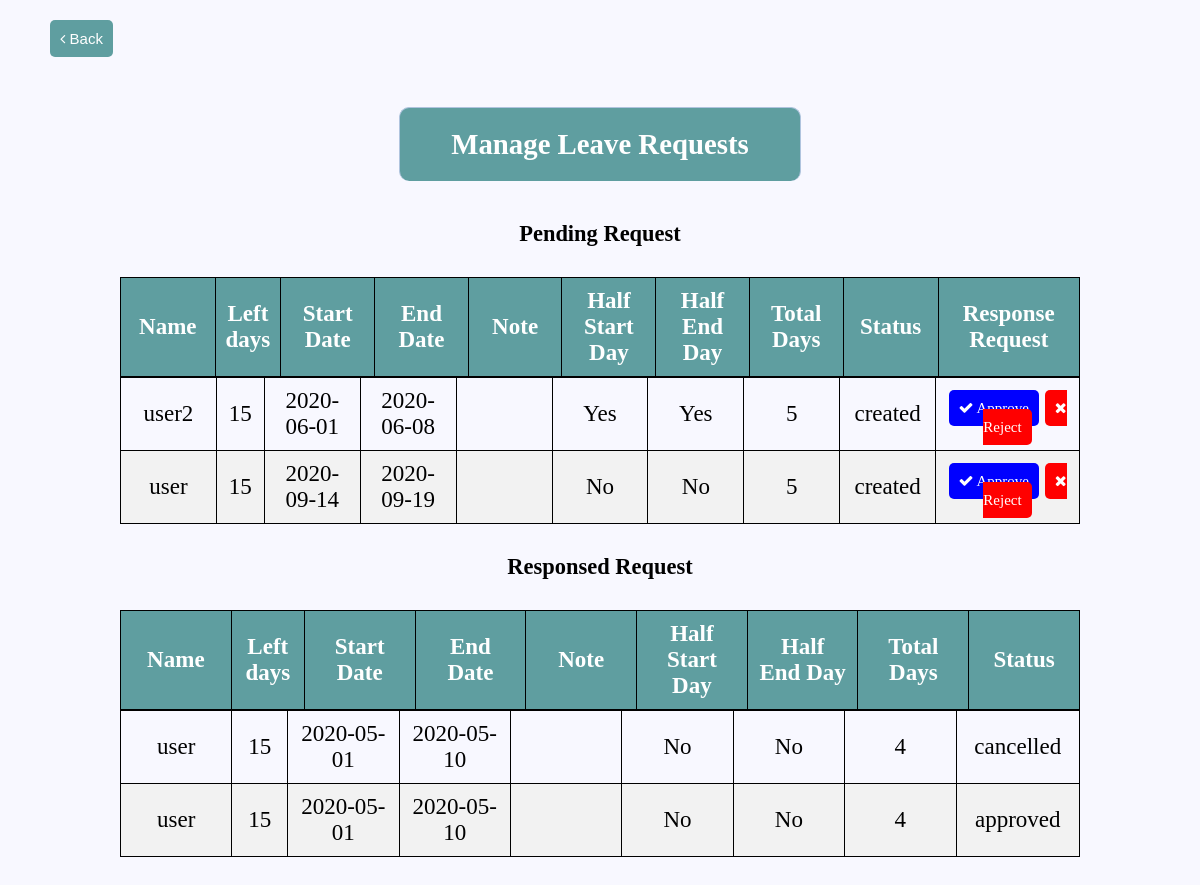
/admin_leave_list.php, run on an earlier commit of the app's database.
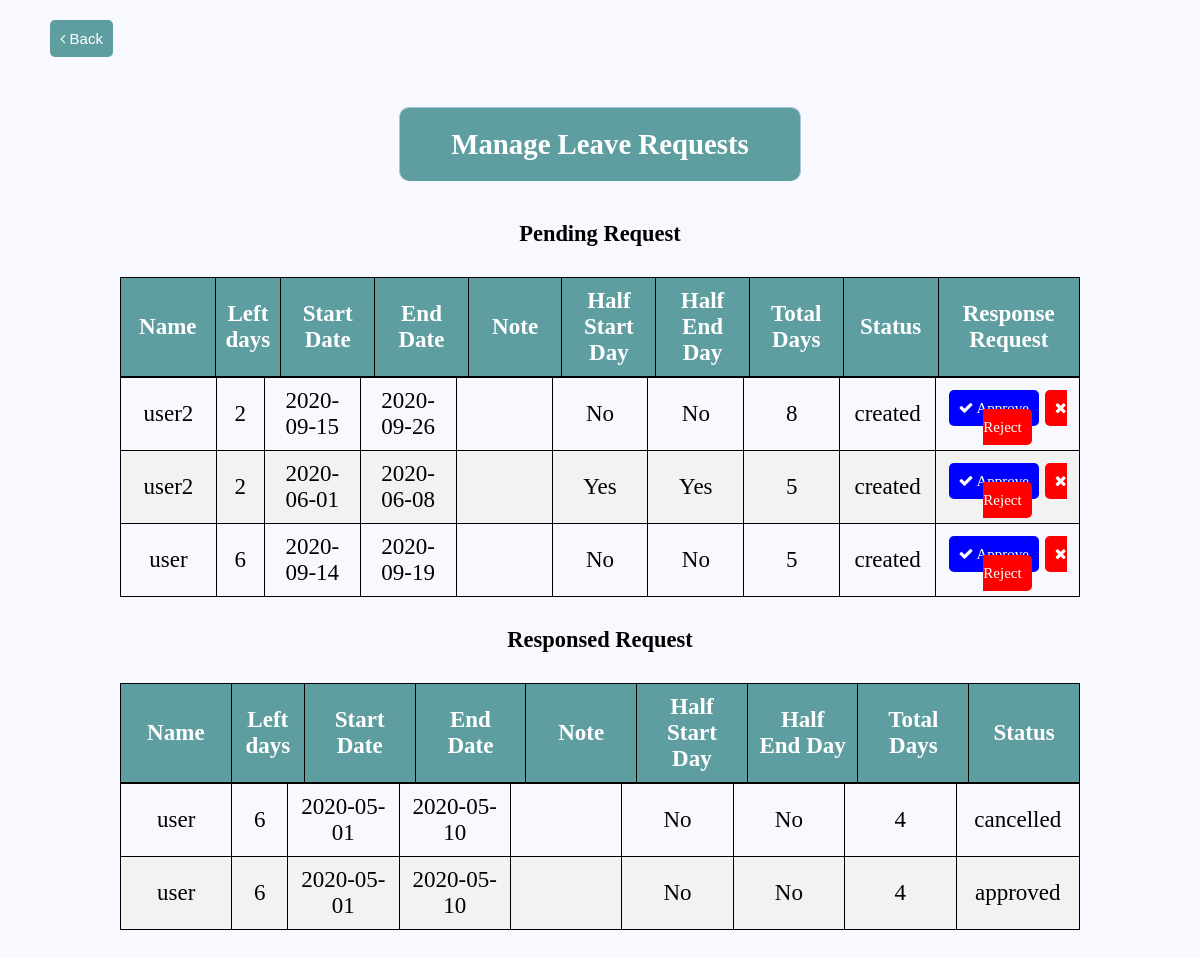
And on a later commit of the database.
### tables this page shows
CREATE TABLE IF NOT EXISTS `leaves` (
  `leave_id` int(11) NOT NULL AUTO_INCREMENT,
  `id` int(11) NOT NULL,
  `username` varchar(255) DEFAULT NULL,
  `start_date` date NOT NULL,
  `end_date` date NOT NULL,
  `note` text,
  `half_begin` tinyint(1) DEFAULT '0',
  `half_end` tinyint(1) DEFAULT '0',
  `days` float DEFAULT NULL,
  `status` varchar(255) DEFAULT 'created',
  `admin_active` tinyint(1) DEFAULT '1',
  `leave_type` varchar(20) DEFAULT 'annual leave',
  PRIMARY KEY (`leave_id`),
  KEY `id` (`id`)
);

CREATE TABLE IF NOT EXISTS `users` (
  `id` int(11) NOT NULL AUTO_INCREMENT,
  `username` varchar(255) NOT NULL,
  `email` varchar(255) NOT NULL,
  `password` varchar(255) NOT NULL,
  `type` varchar(20) DEFAULT 'normal',
  `annual_leave` float DEFAULT '15',
  `medical_leave` float DEFAULT '18',
  PRIMARY KEY (`id`)
);

### admin_leave_list.php (the view, shortened to what this page needs)
<?php include('server.php'); ?>
<!DOCTYPE html>
<html lang="en">
<head>
    <link rel="stylesheet" type="text/css" href="style.css">
</head>
<body>
    <a href="index.php"><button name="back" class="btn" style="margin-top: 20px; margin-left: 50px"><i class="fa fa-angle-left"></i> Back </button></a>
    <div class="header" style="border-radius: 10px;">
        <h2>Manage Leave Requests</h2>
    </div>
    <h3 style="text-align: center;margin-top: 40px;margin-bottom:30px">Pending Request</h3>
    <table style="margin-top: 25px;">
        <tr>
            <th>Name</th>
            <th style="width: 5%;">Left days</th>
            <th>Start Date</th>
            <th>End Date</th>
            <th>Note</th>
            <th>Half Start Day</th>
            <th>Half End Day</th>
            <th>Total Days</th>
            <th>Status</th>
            <th style="width: 15%;">Response Request</th>
        </tr>
        <?php
        $query = "SELECT * FROM leaves WHERE admin_active=1 ORDER BY leave_id DESC;";
        $result = mysqli_query($db, $query);
        echo "<table>";
        while ($row = mysqli_fetch_array($result)) {
            $query = "SELECT * FROM users WHERE username='{$row['username']}';";
            $user = mysqli_query($db, $query);
            $user = mysqli_fetch_assoc($user);
            if ($row['status'] == 'cancelling') {
                echo "<tr><td>" . $row['username'] . "</td><td style='width: 5%;'>" . $user['annual_leave'] . "</td><td>" . $row['start_date'] . "</td><td>" . $row['end_date'] . "</td><td>" . $row['note'] . "</td><td>", ($row['half_begin']) ? 'Yes' : 'No', "</td><td>", ($row['half_end']) ? 'Yes' : 'No', "</td><td>" . $row['days'] . "</td><td>" . $row['status']
                    . "</td><td style='width: 15%'><a onclick=\"return confirm('Are you sure to approve cancelling?')\" href='server.php?approve_cancel={$row['leave_id']}' class='btn' style='background-color: blue; text-decoration: none;'><i class='fa fa-check'></i> Approve cancel request</a> </td></tr>";
            } else {
                echo "<tr><td>" . $row['username'] . "</td><td style='width: 5%;'>" . $user['annual_leave'] . "</td><td>" . $row['start_date'] . "</td><td>" . $row['end_date'] . "</td><td>" . $row['note'] . "</td><td>", ($row['half_begin']) ? 'Yes' : 'No', "</td><td>", ($row['half_end']) ? 'Yes' : 'No', "</td><td>" . $row['days'] . "</td><td>" . $row['status']
                    . "</td><td style='width: 15%'><a onclick=\"return confirm('Are you sure to approve?')\" href='server.php?approve={$row['leave_id']}' class='btn' style='background-color: blue; text-decoration: none;'><i class='fa fa-check'></i> Approve</a>
                <a onclick=\"return confirm('Are you sure to reject?')\" href='server.php?reject={$row['leave_id']}' class='btn' style='background-color: red; text-decoration: none;'><i class='fa fa-close'></i> Reject</a></td></tr>";
            }
        }
        echo "</table>";
        ?>
    </table>
    <h3 style="text-align: center; margin-top: 30px; margin-bottom:30px">Responsed Request</h3>
    <table style="margin-top: 25px;">
        <tr>
            <th>Name</th>
            <th style="width: 5%;">Left days</th>
            <th>Start Date</th>
            <th>End Date</th>
            <th>Note</th>
            <th>Half Start Day</th>
            <th>Half End Day</th>
            <th>Total Days</th>
            <th>Status</th>
        </tr>
        <?php
        $query = "SELECT * FROM leaves WHERE admin_active=0 ORDER BY leave_id DESC;";
        $result = mysqli_query($db, $query);
        echo "<table>";
        while ($row = mysqli_fetch_array($result)) {
            $query = "SELECT * FROM users WHERE username='{$row['username']}';";
            $user = mysqli_query($db, $query);
            $user = mysqli_fetch_assoc($user);
            echo "<tr><td>" . $row['username'] . "</td><td style='width: 5%;'>" . $user['annual_leave'] . "</td><td>" . $row['start_date'] . "</td><td>" . $row['end_date'] . "</td><td>" . $row['note'] . "</td><td>", ($row['half_begin']) ? 'Yes' : 'No', "</td><td>", ($row['half_end']) ? 'Yes' : 'No', "</td><td>" . $row['days'] . "</td><td>" . $row['status'] . "</td></tr>";
        }
        echo "</table>";
        ?>
    </table>
    <br>
    <br>
</body>
</html>

### server.php (shortened to what this page needs)
<head>
    <link rel="stylesheet" type="text/css" href="style.css">
    <link rel="stylesheet" href="https://cdnjs.cloudflare.com/ajax/libs/font-awesome/4.7.0/css/font-awesome.min.css">
</head>

### style.css (style rules this page uses)
* { margin: 0px; padding: 0px; }
body { font-size: 120%; background: #f8f8ff; }
.header { width: 30%; margin: 50px auto 0px; color: white; background: #5f9ea0; text-align: center; border: 1px solid #b0c4de; border-bottom: none; border-radius: 10px 10px 0px 0px; padding: 20px; }
.btn { padding: 10px; font-size: 15px; color: white; background: #5f9ea0; border: none; border-radius: 5px; text-decoration: none; }

### admin_leave_list.php (style rules this page uses)
table, th, tr, td { margin: auto; padding: 10px; border-collapse: collapse; border: 1px solid black; width: 80%; font-size: 23px; text-align: center; }
th { width: 10%; background-color: #5f9ea0; color: white; }
td { width: 10%; }
tr { height: 20px; }
tr:nth-child(even) { background-color: #f2f2f2; }

What changed in the data, as far as the page shows it:
added leaves: username "user2", users.annual_leave "2", start_date "2020-09-15", end_date "2020-09-26", half_begin "No", half_end "No", days "8", status "created", shown under "Pending Request"
changed through a linked row, leaves (number 2 of 5 on the later page): users.annual_leave "15" → "2"
changed through a linked row, leaves (number 3 of 5 on the later page): users.annual_leave "15" → "6"
changed through a linked row, leaves "cancelled": users.annual_leave "15" → "6"
changed through a linked row, leaves "approved": users.annual_leave "15" → "6"
